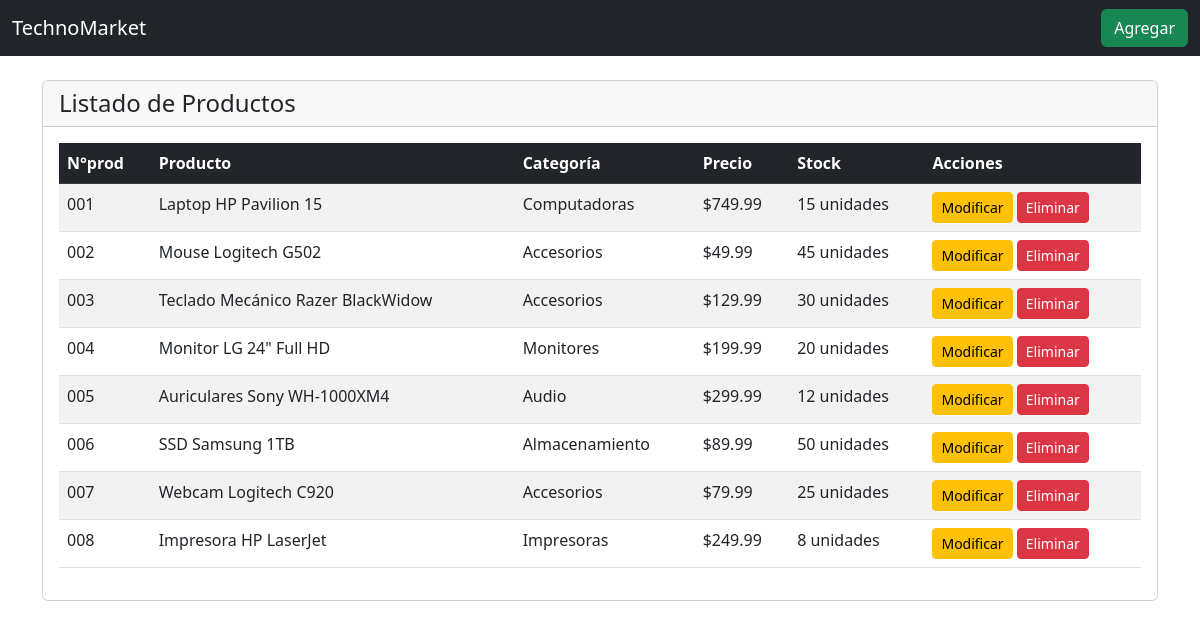
The page / on the database its author committed.
### tables this page shows
CREATE TABLE `productos` (
  `id` int(11) NOT NULL,
  `nombre` varchar(255) NOT NULL,
  `categoria` varchar(100) NOT NULL,
  `precio` decimal(10,2) NOT NULL,
  `stock` int(11) NOT NULL,
  `fecha_creacion` timestamp NOT NULL DEFAULT current_timestamp(),
  `fecha_actualizacion` timestamp NOT NULL DEFAULT current_timestamp() ON UPDATE current_timestamp()
);

### index.php (the view, shortened to what this page needs)
<?php
include 'conexion.php';
$resultado = mysqli_query($conexion, "SELECT * FROM productos ORDER BY id ASC");
?>
<!DOCTYPE html>
<html lang="es">
<head>
    <link href="https://cdn.jsdelivr.net/npm/bootstrap@5.3.0/dist/css/bootstrap.min.css" rel="stylesheet">
</head>
<body>
    <nav class="navbar navbar-expand-lg navbar-dark bg-dark">
        <div class="container-fluid">
            <a class="navbar-brand" href="index.php">TechnoMarket</a>
            <div class="collapse navbar-collapse" id="nav">
                <ul class="navbar-nav ms-auto">
                    <li class="nav-item"><a class="btn btn-success" href="agregar_productos.php">Agregar</a></li>
                </ul>
            </div>
        </div>
    </nav>
    <div class="container mt-4">
        <div class="card">
            <div class="card-header d-flex justify-content-between align-items-center">
                <h4 class="mb-0">Listado de Productos</h4>
            </div>
            <div class="card-body">
                <div class="table-responsive">
                    <table class="table table-striped table-hover">
                        <thead class="table-dark">
                            <tr>
                                <th>N°prod</th>
                                <th>Producto</th>
                                <th>Categoría</th>
                                <th>Precio</th>
                                <th>Stock</th>
                                <th>Acciones</th>
                            </tr>
                        </thead>
                        <tbody>
                            <?php
                            if(mysqli_num_rows($resultado) > 0) {
                                while($p = mysqli_fetch_assoc($resultado)) {
                                    echo "<tr>
                                            <td>" . str_pad($p['id'], 3, '0', STR_PAD_LEFT) . "</td>
                                            <td>" . htmlspecialchars($p['nombre']) . "</td>
                                            <td>" . htmlspecialchars($p['categoria']) . "</td>
                                            <td>$" . number_format($p['precio'], 2) . "</td>
                                            <td>" . $p['stock'] . " unidades</td>
                                            <td>
                                                <a href='modificar.php?id=" . $p['id'] . "' class='btn btn-warning btn-sm'>Modificar</a>
                                                <a href='eliminar.php?id=" . $p['id'] . "' class='btn btn-danger btn-sm' onclick='return confirm(\"¿Eliminar?\")'>Eliminar</a>
                                            </td>
                                          </tr>";
                                }
                            } else {
                                echo "<tr><td colspan='6' class='text-center'>No hay productos</td></tr>";
                            }
                            ?>
                        </tbody>
                    </table>
                </div>
            </div>
        </div>
    </div>
</body>
</html>

### rows shown on the page
productos: id "001", nombre "Laptop HP Pavilion 15", categoria "Computadoras", precio "749.99", stock "15"
productos: id "002", nombre "Mouse Logitech G502", categoria "Accesorios", precio "49.99", stock "45"
productos: id "003", nombre "Teclado Mecánico Razer BlackWidow", categoria "Accesorios", precio "129.99", stock "30"
productos: id "004", nombre "Monitor LG 24\" Full HD", categoria "Monitores", precio "199.99", stock "20"
productos: id "005", nombre "Auriculares Sony WH-1000XM4", categoria "Audio", precio "299.99", stock "12"
productos: id "006", nombre "SSD Samsung 1TB", categoria "Almacenamiento", precio "89.99", stock "50"
productos: id "007", nombre "Webcam Logitech C920", categoria "Accesorios", precio "79.99", stock "25"
productos: id "008", nombre "Impresora HP LaserJet", categoria "Impresoras", precio "249.99", stock "8"
